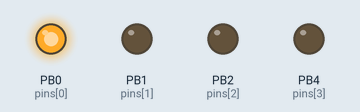
Bench run of a sketch on a simulated ATtiny85, built with avr-gcc and run on an emulated ATtiny85. Parts: output pins drawn as LEDs (lit = HIGH). Random numbers use the default seed unless the sketch sets one.

Above: at 0.01 s.
At 0.5 s:
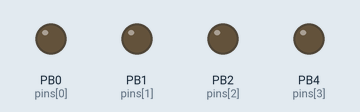
At 10.37 s:
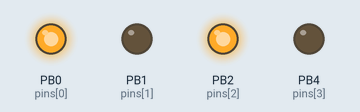
At 20.2 s:
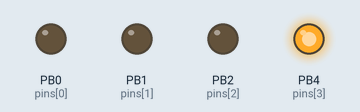
At 30.02 s:
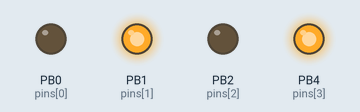
At 39.85 s:
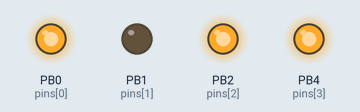
Timing chart, 0 to 40.0 s (numbered marks = the images above):
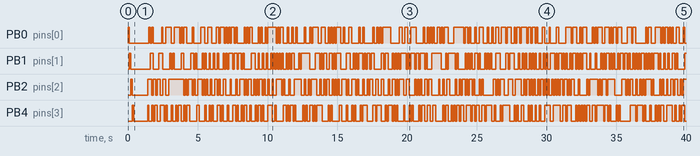

Measured:
- by itself, PB0 (pins[0]): HIGH → LOW at 0.10 s, → HIGH 1.4 s later, → LOW 0.10 s later, → HIGH 0.10 s later, … (191 changes in this stretch)
- by itself, PB1 (pins[1]): HIGH → LOW at 0.20 s, → HIGH 1.4 s later, → LOW 0.20 s later, → HIGH 0.40 s later, … (230 changes in this stretch)
- by itself, PB2 (pins[2]): HIGH → LOW at 0.30 s, → HIGH 1.1 s later, → LOW 0.30 s later, → HIGH 0.10 s later, … (220 changes in this stretch)
- by itself, PB4 (pins[3]): HIGH → LOW at 0.40 s, → HIGH 1.0 s later, → LOW 0.10 s later, → HIGH 0.20 s later, … (209 changes in this stretch)

The sketch:

carobot-glowing-heart.ino
```cpp
// declare and initialize an array to save all pin number
#if defined(__AVR_ATtiny85__) // for using ATtiny85 at 1MHz
int pins[4] = {0, 1, 2, 4};
#else
int pins[4] = {2, 3, 4, 5};
#endif

void setup() {
  // using a loop to set all the pins as output
  for (int i = 0; i < 4; ++i) {
    pinMode(pins[i], OUTPUT);
  }

  // code to test all LEDs
  // using bit shift and bit operation to determine which pin is HIGH/LOW
  int j = 1;
  while (j < 15) {
    for (int i = 0; i < 4; i++) {
      if (j >> i & 1) {
        digitalWrite(pins[i], HIGH);
      } else {
        digitalWrite(pins[i], LOW);
      }
    }
    delay(100);
    j = j << 1;
  }

  // turn all LED off
  for (int i = 0; i < 4; ++i) {
    digitalWrite(pins[i], LOW);
  }
  delay(1000);

}

void loop() {
  // since the circuit have 4 pin in a matrix onfiguration to control the LEDs
  // this means there are a total of 14 configuration
  // we'll use 1 to 14 or 0b0001 to 0b1110 to control the LEDs

  // declare static variable instead because we need to keep the value between loops
  static int last_mode;
  static int mode;

  // generate a random number from 1 to 14 that doesn't repeat from the last loop
  do {
    mode = random(1, 14);
  } while (mode == last_mode);
  last_mode = mode;

  // using bit shift and bit operation to determine which pin is ON/OFF
  // loop through i for each pin
  for (int i = 0; i < 4; ++i) {
    // read each bit of "mode" to determine HIGH/LOW of each pin
    // ie. if mode = 0b0110
    // 0110 >> 1 = 0110 & 1 = 0, pin 1 LOW
    // 0110 >> 2 = 011 & 1 = 1, pin 2 HIGH
    // 0110 >> 3 = 01 & 1 = 1, pin 3 HIGH
    // 0110 >> 4 = 0 & 1 = 0, pin 4 LOW
    // (&) is logic AND

    if (mode >> i & 1) {
      digitalWrite(pins[i], HIGH);
    } else {
      digitalWrite(pins[i], LOW);
    }
  }
  delay(100); // delay so we can see the flash

}
```
